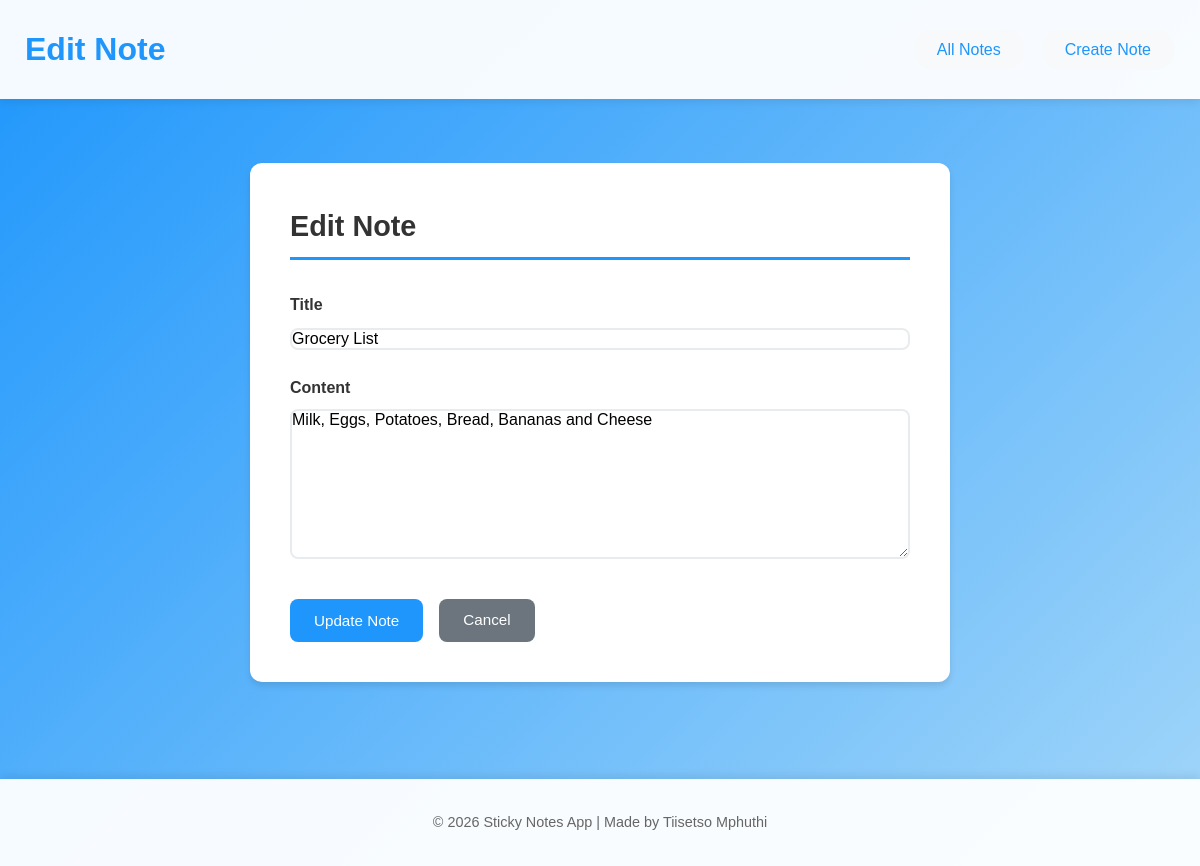
The page /note/2/edit/ on the database its author committed.
### notes/models.py (models this page shows, shortened)
class Note(models.Model):
    title = models.CharField(max_length=200, blank=False, null=False)
    content = models.TextField(blank=True, null=False)
    created_at = models.DateTimeField(auto_now_add=True)
    updated_at = models.DateTimeField(auto_now=True)
    class Meta:
        ordering = ['-created_at']

### notes/views.py (the view)
# urls.py: path('note/<int:pk>/edit/', views.note_update, name='note_update'),
def note_update(request, pk):
    note = get_object_or_404(Note, pk=pk)
    if request.method == 'POST':
        form = NoteForm(request.POST, instance=note)
        if form.is_valid():
            form.save()
            return redirect('note_list')
    else:
        form = NoteForm(instance=note)
    context = {
        'form': form,
        'note': note,
        'form_title': 'Edit Note',
    }
    return render(request, 'notes/note_form.html', context)

### notes/forms.py (shortened to what this page needs)
class NoteForm(forms.ModelForm):
    class Meta:
        model = Note
        fields = ['title', 'content']
        widgets = {
            'title': forms.TextInput(attrs={
                'class': 'form-control',
                'placeholder': 'Enter note title',
                'required': True
            }),
            'content': forms.Textarea(attrs={
                'class': 'form-control',
                'placeholder': 'Enter note content',
                'rows': 5,
                'required': True
            })
        }
        labels = {
            'title': 'Title',
            'content': 'Content'
        }

### notes/templates/notes/note_form.html (shortened to what this page needs)
{% extends 'base.html' %}
{% block header %}
    {% if note %}
        Edit Note
    {% else %}
        Create New Note
    {% endif %}
{% endblock %}
{% block content %}
<div class="form-container">
    <div class="form-card">
        <h2>{{ form_title }}</h2>
        <form method="post">
            <div class="form-group">
                <label for="{{ form.title.id_for_label }}">{{ form.title.label }}</label>
                {{ form.title }}
            </div>
            <div class="form-group">
                <label for="{{ form.content.id_for_label }}">{{ form.content.label }}</label>
                {{ form.content }}
            </div>
            <div class="form-actions">
                <button type="submit" class="btn btn-primary">
                    {% if note %}
                        Update Note
                    {% else %}
                        Create Note
                    {% endif %}
                </button>
                <a href="{% url 'note_list' %}" class="btn btn-secondary">Cancel</a>
            </div>
        </form>
    </div>
</div>
{% endblock %}

### notes/static/notes/styles.css (style rules this page uses)
* { margin: 0; padding: 0; box-sizing: border-box; }
body { font-family: Arial, Helvetica, sans-serif; background: linear-gradient(135deg, #1e96fc 0%, #a2d6f9 100%); min-height: 100vh; color: #333; line-height: 1.6; }
.form-container { max-width: 700px; margin: 0 auto; }
.form-card { background: white; border-radius: 12px; padding: 2.5rem; box-shadow: 0 4px 6px rgba(0, 0, 0, 0.1); }
.form-card h2 { color: #333; margin-bottom: 2rem; font-size: 1.8rem; border-bottom: 3px solid #1e96fc; padding-bottom: 0.5rem; }
.form-group { margin-bottom: 1.5rem; }
.form-group label { display: block; font-weight: 600; margin-bottom: 0.5rem; color: #333; }
.form-group input[type="text"], .form-group textarea { width: 100%; padding: 0.75; border: 2px solid #e9ecef; border-radius: 8px; font-size: 1rem; font-family: inherit; transition: border-color 0.3s ease; }
.form-group textarea { min-height: 150px; resize: vertical; }
.form-actions { display: flex; gap: 1rem; margin-top: 2rem; }
.btn { display: inline-block; padding: 0.6rem 1.5rem; border-radius: 8px; text-decoration: none; font-weight: 500; transition: all 0.3s ease; cursor: pointer; border: none; font-size: 0.95rem; text-align: center; }
.btn-primary { background: #1e96fc; color: white; }
.btn-secondary { background: #6c757d; color: white; }

### rows shown on the page
Note: title "Grocery List", content "Milk, Eggs, Potatoes, Bread, Bananas and Cheese"
